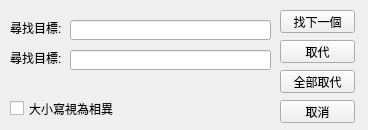
<?xml version="1.0" encoding="UTF-8"?>
<ui version="4.0">
 <class>Replace</class>
 <widget class="QWidget" name="Replace">
  <property name="geometry">
   <rect>
    <x>0</x>
    <y>0</y>
    <width>368</width>
    <height>130</height>
   </rect>
  </property>
  <property name="windowTitle">
   <string>取代</string>
  </property>
  <widget class="QLineEdit" name="txtName">
   <property name="geometry">
    <rect>
     <x>70</x>
     <y>20</y>
     <width>201</width>
     <height>20</height>
    </rect>
   </property>
  </widget>
  <widget class="QLabel" name="label">
   <property name="geometry">
    <rect>
     <x>10</x>
     <y>20</y>
     <width>81</width>
     <height>16</height>
    </rect>
   </property>
   <property name="text">
    <string>尋找目標:</string>
   </property>
  </widget>
  <widget class="QPushButton" name="btnFindNext">
   <property name="geometry">
    <rect>
     <x>280</x>
     <y>10</y>
     <width>75</width>
     <height>23</height>
    </rect>
   </property>
   <property name="text">
    <string>找下一個</string>
   </property>
  </widget>
  <widget class="QPushButton" name="btnCancel">
   <property name="geometry">
    <rect>
     <x>280</x>
     <y>100</y>
     <width>75</width>
     <height>23</height>
    </rect>
   </property>
   <property name="text">
    <string>取消</string>
   </property>
  </widget>
  <widget class="QCheckBox" name="chkIgoneCase">
   <property name="geometry">
    <rect>
     <x>10</x>
     <y>100</y>
     <width>111</width>
     <height>17</height>
    </rect>
   </property>
   <property name="text">
    <string>大小寫視為相異</string>
   </property>
  </widget>
  <widget class="QLineEdit" name="txtName_2">
   <property name="geometry">
    <rect>
     <x>70</x>
     <y>50</y>
     <width>201</width>
     <height>20</height>
    </rect>
   </property>
  </widget>
  <widget class="QLabel" name="label_2">
   <property name="geometry">
    <rect>
     <x>10</x>
     <y>50</y>
     <width>81</width>
     <height>16</height>
    </rect>
   </property>
   <property name="text">
    <string>尋找目標:</string>
   </property>
  </widget>
  <widget class="QPushButton" name="btnFindNext_2">
   <property name="geometry">
    <rect>
     <x>280</x>
     <y>40</y>
     <width>75</width>
     <height>23</height>
    </rect>
   </property>
   <property name="text">
    <string>取代</string>
   </property>
  </widget>
  <widget class="QPushButton" name="btnFindNext_3">
   <property name="geometry">
    <rect>
     <x>280</x>
     <y>70</y>
     <width>75</width>
     <height>23</height>
    </rect>
   </property>
   <property name="text">
    <string>全部取代</string>
   </property>
  </widget>
 </widget>
 <resources/>
 <connections/>
</ui>
